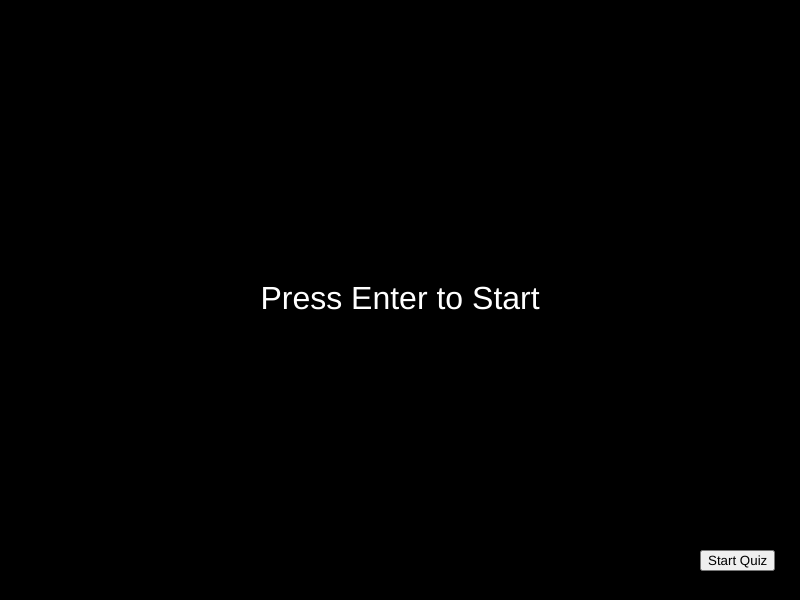
Frame 1 (no input)
Frame 60 (no input): identical to frame 1, image omitted
Frame 120 (the mouse pressed at the canvas centre since frame 60): identical to frame 1, image omitted

The p5.js sketch that drew this single still picture (run headless with seeded random() and noise() and a simulated clock; from frame 60 on, the mouse is pressed at the canvas centre):

// p5.js sketch
// ── sketch.js
// Define global variables
let spacecraft;
let planets = [];
let currentPlanet;
let gameStarted = false;
let points = 0;
let totalPlanets = 0;
let quizMode = false;
let quizAnswered = false;
let userAnswer = "";
let quizStarted = false;


let storyTexts = [
  "Welcome to the Space Exploration Game!",
  "You are on a mission to explore distant planets.",
  "Your spacecraft is equipped with advanced technology.",
  "Use the arrow keys to navigate through space.",
  "Visit planets to earn points and learn interesting facts.",
  // Add more story texts as needed
];

let currentStoryIndex = 0;
let textTimer = 0;
const textDuration = 2000; // Time duration for each piece of text in milliseconds

let startQuizButton; // ADDED: New button for starting the quiz

function setup() {
  createCanvas(800, 600);
  // Initialize your game elements
  spacecraft = new Spacecraft();
  planets.push(new Planet(
    "Earth",
    color(0, 255, 0),
    100,
    200,
    "Home planet of humans.",
    generateMultipleChoiceQuestion("What is the third planet from the Sun?", ["Venus", "Earth", "Mars"], 1),
    "Earth"
  ));
  planets.push(new Planet(
    "Mars",
    color(255, 0, 0),
    500,
    400,
    "Known as the Red Planet.",
    generateMultipleChoiceQuestion("Which planet is known as the 'Red Planet'?", ["Earth", "Mars", "Jupiter"], 1),
    "Mars"
  ));
  planets.push(new Planet(
    "Jupiter",
    color(255, 255, 0),
    300,
    100,
    "Largest planet in our solar system.",
    generateMultipleChoiceQuestion("Which planet is the largest in our solar system?", ["Saturn", "Jupiter", "Neptune"], 2),
    "Jupiter"
  ));
  planets.push(new Planet(
    "Saturn",
    color(255, 165, 0),
    700,
    300,
    "Known for its stunning ring system.",
    generateMultipleChoiceQuestion("Which planet is known for its stunning ring system?", ["Saturn", "Uranus", "Mars"], 1),
    "Saturn"
  ));
  // Add more planets as needed
  totalPlanets = planets.length;
  currentPlanet = planets[0];

  // ADDED: Create the "Start Quiz" button
  startQuizButton = createButton('Start Quiz');
  startQuizButton.position(width - 100, height - 50);
  startQuizButton.mousePressed(startQuiz);
}

function draw() {
  background(0);

  if (gameStarted && !quizStarted) { // Check if the game is started but quiz hasn't started
    // Update and display game elements
    spacecraft.update();
    spacecraft.display();

    // Display current story text
    fill(255);
    textSize(18);
    textAlign(LEFT, TOP);
    text(storyTexts[currentStoryIndex], 20, 20);

    // Display points count while visiting planets
    text(`Points: ${points} out of ${totalPlanets}`, 20, 50);

    // Display planets
    for (let planet of planets) {
      planet.display();
    }

    // Check if the user has visited all planets
    if (points === totalPlanets && !quizMode) {
      startQuizButton.show();
    }

    // Check if the text timer has elapsed, and move to the next piece of text
    if (millis() - textTimer > textDuration) {
      currentStoryIndex++;
      textTimer = millis();
    }
  } else if (quizStarted) { // Check if the quiz has started
    // Display quiz question
    fill(255);
    textSize(18);
    textAlign(LEFT, TOP);
    text(currentPlanet.quizQuestion, 20, height - 140);

    // Display answer choices
    let choices = currentPlanet.answerChoices;
    for (let i = 0; i < choices.length; i++) {
      text(`${i + 1}. ${choices[i]}`, 20, height - 100 + i * 30);
    }

    // Display user input
    text("Your Answer: " + userAnswer, 20, height - 50);
  } else { // Display game start message
    fill(255);
    textSize(32);
    textAlign(CENTER, CENTER);
    text("Press Enter to Start", width / 2, height / 2);
  }
}


function keyPressed() {
  if (keyCode === ENTER && !gameStarted) {
    gameStarted = true;
    spacecraft.setGameStarted(true); // Set gameStarted to true for the spacecraft
    currentStoryIndex++;
    textTimer = millis(); // Start the text timer
  } else if (keyCode === ENTER && quizMode && !quizAnswered) {
    // Check the user's answer when Enter is pressed during the quiz
    checkAnswer();
  } else if (keyCode === BACKSPACE && quizMode && !quizAnswered) {
    // Allow the user to delete the last character in their answer
    userAnswer = userAnswer.slice(0, -1);
  }
}

function keyTyped() {
  if (quizMode && !quizAnswered) {
    // Append the typed character to the user's answer
    userAnswer += key;
  }
}

// Define your Spacecraft class
class Spacecraft {
  constructor() {
    this.x = width / 2;
    this.y = height / 2;
    this.speed = 8; // Increased speed
    this.gameStarted = false; // New property to track game state
  }

  update() {
    // Check if the game has started before allowing the spacecraft to move
    if (this.gameStarted) {
      // Implement spacecraft movement logic
      if (keyIsDown(LEFT_ARROW)) {
        this.x -= this.speed;
      }
      if (keyIsDown(RIGHT_ARROW)) {
        this.x += this.speed;
      }
      if (keyIsDown(UP_ARROW)) {
        this.y -= this.speed;
      }
      if (keyIsDown(DOWN_ARROW)) {
        this.y += this.speed;
      }

      // Check if spacecraft reaches a planet
      for (let planet of planets) {
        if (dist(this.x, this.y, planet.x, planet.y) < 100 && currentPlanet !== planet) {
          currentPlanet = planet;
          if (!planet.visited) {
            points++;
            planet.visited = true;
            displayFact(planet.fact);
          }
        }
      }
    }
  }

  display() {
    // Implement spacecraft drawing logic
    fill(255);
    ellipse(this.x, this.y, 30, 30);
  }

  // Add a new method to set the gameStarted property
  setGameStarted(value) {
    this.gameStarted = value;
  }
}

// Define your Planet class
class Planet {
  constructor(name, col, x, y, fact, quizQuestion, correctAnswer) {
    this.name = name;
    this.color = col;
    this.x = x;
    this.y = y;
    this.fact = fact;
    this.quizQuestion = quizQuestion;
    this.correctAnswer = correctAnswer.toLowerCase(); // Convert to lowercase for case-insensitive comparison
    this.answerChoices = generateShuffledChoices([correctAnswer, ...generateIncorrectAnswers(2, name)]);
    this.visited = false;
  }

  display() {
    // Implement planet drawing logic
    fill(this.color);
    ellipse(this.x, this.y, 100, 100);

    fill(255);
    textSize(16);
    textAlign(CENTER, CENTER);
    text(this.name, this.x, this.y);
  }
}

function displayFact(fact) {
  // Display the fact about the current planet
  storyTexts.push(`You earned a point! ${fact}`);
}

function startQuiz() {
  // Hide all elements except the quiz
  gameStarted = false;
  startQuizButton.hide();
  storyTexts = []; // Clear existing story texts

  // Display quiz introduction
  storyTexts.push("Congratulations! You've visited all planets and earned points.");
  storyTexts.push("Now, it's time for a quiz. Use the number keys to select your answer.");
  storyTexts.push("Press Enter to submit your answer.");
  storyTexts.push(currentPlanet.quizQuestion);

  quizMode = true; // Start the quiz
  quizStarted = true; // Set quizStarted to true
}


function checkAnswer() {
  quizAnswered = true;
  let selectedChoice = parseInt(userAnswer) - 1; // Convert to zero-based index
  if (!isNaN(selectedChoice) && selectedChoice >= 0 && selectedChoice < currentPlanet.answerChoices.length) {
    if (currentPlanet.answerChoices[selectedChoice].toLowerCase() === currentPlanet.correctAnswer) {
      points++; // Correct answer earns a point
      storyTexts.push("Correct! You earned another point!");
    } else {
      storyTexts.push(`Incorrect. The correct answer is "${currentPlanet.correctAnswer}".`);
    }
    storyTexts.push(`You now have ${points} points.`);
  } else {
    storyTexts.push("Invalid choice. Please use the number keys to select your answer.");
  }
  userAnswer = ""; // Reset user's answer
}

function generateMultipleChoiceQuestion(question, choices, correctIndex) {
  let shuffledChoices = generateShuffledChoices(choices);
  let correctAnswer = shuffledChoices[correctIndex - 1];
  return `${question} (${shuffledChoices.join(", ")})`;
}

function generateShuffledChoices(choices) {
  let shuffled = choices.slice();
  for (let i = shuffled.length - 1; i > 0; i--) {
    const j = Math.floor(Math.random() * (i + 1));
    [shuffled[i], shuffled[j]] = [shuffled[j], shuffled[i]];
  }
  return shuffled;
}

function generateIncorrectAnswers(count, currentPlanetName) {
  // Generate random incorrect answers for the quiz, using names of other planets
  let incorrectAnswers = [];
  for (let i = 0; i < count; i++) {
    let randomPlanetName;
    do {
      randomPlanetName = getRandomPlanetName();
    } while (randomPlanetName === currentPlanetName);

    incorrectAnswers.push(randomPlanetName);
  }
  return incorrectAnswers;
}

function getRandomPlanetName() {
  // Return a random planet name
  const planetNames = ["Mercury", "Venus", "Earth", "Mars", "Jupiter", "Saturn", "Uranus", "Neptune"];
  return planetNames[Math.floor(Math.random() * planetNames.length)];
}

// ── first_website.html
<!DOCTYPE html>
<html lang="en">

<head>
    <meta charset="UTF-8">
    <meta name="viewport" content="width=device-width, initial-scale=1.0">
    <title>Leena Project B</title>
    <style>
        body {
            text-align: center;
            background-color: #f0f0f0;
            color: #333;
            font-size: 1.2em;
            margin: 0;
            padding: 0;
            display: flex;
            flex-direction: column;
            align-items: center;
            justify-content: center;
            height: 100vh;
        }

        h1 {
            color: #0066cc;
        }

        a {
            color: #009900;
            font-size: 1.5em;
            text-decoration: none;
            border-bottom: 2px solid #009900;
        }

        a:hover {
            color: #004080;
            border-bottom: 2px solid #004080;
        }
    </style>
</head>

<body>
    <h1>Instructions to play game: Once game starts wait for all story text to show then travel to planet with arrows then click on it to earn a point. </h1>
    <p>Click the link below to play the game:</p>
    <a href="second_website.html">Play Game</a>
</body>

</html>

// ── game.html
<!DOCTYPE html>
<html lang="en">
<head>
  <meta charset="UTF-8">
  <meta name="viewport" content="width=device-width, initial-scale=1.0">
  <title>Planet Exploration Game</title>
  <link rel="stylesheet" href="style.css">
  <style>
    body {
      margin: 0;
      padding: 0;
      overflow: hidden;
      background: url('space-background.jpg') no-repeat center center fixed;
      background-size: cover;
    }

    #header {
      text-align: center;
      color: #fff;
      background-color: #333;
      padding: 20px;
      margin-bottom: 20px;
    }

    #game-container {
      display: flex;
      justify-content: center;
      align-items: center;
      height: 100vh; /* Set to 100% of the viewport height */
    }

    #footer {
      position: fixed;
      bottom: 0;
      left: 0;
      width: 100%;
      text-align: center;
      color: #fff;
      background-color: #333;
      padding: 10px;
    }

    #footer a {
      color: #fff; /* Set the link color to white */
      text-decoration: underline; /* Add an underline for better visibility */
      font-weight: bold; /* Make the text bold for better visibility */
      font-size: 18px; /* Adjust the font size as needed */
    }
  </style>
</head>
<body>
  <div id="header">
    <h1>Planet Exploration Game</h1>
  </div>
  <div id="game-container">
    <!-- The canvas where your p5.js sketch will be rendered -->
    <script src="https://cdnjs.cloudflare.com/ajax/libs/p5.js/1.4.0/p5.js"></script>
    <!-- Ensure p5.js is loaded before your sketch.js -->
    <script src="sketch.js"></script>
  </div>
  <div id="footer">
    <a href="index.html">Return To Game Description</a>
    <p>Footer Content</p>
  </div>
</body>
</html>


// ── htmlcode.html
<!DOCTYPE html>
<html lang="en">
<head>
  <meta charset="UTF-8">
  <meta name="viewport" content="width=device-width, initial-scale=1.0">
  <title>Project B Website</title>
  <link rel="stylesheet" href="styles.css">
</head>
<body>

  <div id="header">
    <h1>Project B</h1>
  </div>

  <div id="main-content">
    <div id="left-sidebar">
      <p>Left Sidebar Content</p>
    </div>

    <div id="main-section">
      <p>Main Section Content</p>
    </div>

    <div id="right-sidebar">
      <p>Right Sidebar Content</p>
    </div>
  </div>

  <div id="footer">
    <p>Footer Content</p>
  </div>

</body>
</html>
<!-- ... (previous HTML code) -->

<div id="left-sidebar">
    <h2>Explore</h2>
    <ul>
      <li><a href="#">Home</a></li>
      <li><a href="#">About</a></li>
      <li><a href="#">Contact</a></li>
    </ul>
  </div>

  <div id="main-section">
    <h2>Welcome to Project B</h2>
    <p>This is the main content area. Add more text, images, and styles here.</p>
    <img src="image.jpg" alt="Project B Image">
  </div>

  <div id="right-sidebar">
    <h2>Latest News</h2>
    <p>Stay updated with the latest news from Project B.</p>
  </div>

<!-- ... (remaining HTML code) -->
<!-- ... (previous HTML code) -->

<div id="main-section">
    <h2>Welcome to Project B</h2>
    <p>This is the main content area. Add more text, images, and styles here.</p>
    <img src="image.jpg" alt="Project B Image">
    <script src="sketch.js"></script>
  </div>

<!-- ... (remaining HTML code) -->

// ── index1.html
<!DOCTYPE html>
<html lang="en">

<head>
    <meta charset="UTF-8">
    <meta name="viewport" content="width=device-width, initial-scale=1.0">
    <title>Leena Project B</title>
</head>

<body>
    <h1>Welcome to Leena Project B</h1>
    <p>Click the link below:</p>
    <a href="second_website.html">Leena Project B</a>
</body>

</html>

// ── second_website.html
<!DOCTYPE html>
<html lang="en">
<head>
  <meta charset="UTF-8">
  <meta name="viewport" content="width=device-width, initial-scale=1.0">
  <title>p5.js Sketch</title>
  <link rel="stylesheet" href="styles.css">
</head>
<body>
  <script src="https://cdnjs.cloudflare.com/ajax/libs/p5.js/1.4.0/p5.js"></script>
  <script src="sketch.js"></script>
</body>
</html>

// ── startpage.html
<!DOCTYPE html>
<html lang="en">

<head>
    <meta charset="UTF-8">
    <meta name="viewport" content="width=device-width, initial-scale=1.0">
    <title>Leena Project B</title>
</head>

<body>
    <h1>Welcome to Leena Project B</h1>
    <p>Click the link below to play:</p>
    <a href="https://sketch.ps" target="_blank">Leena Project B</a>
</body>

</html>

// ── styles.css
/* style.css */
body {
    margin: 0;
    font-family: 'Arial', sans-serif;
    background-color: #001f3f; /* Dark blue background */
    color: #fff; /* White text */
  }
  
  #header {
    background-color: #111; /* Dark grey header background */
    color: #fff;
    text-align: center;
    padding: 10px;
  }
  
  #main-content {
    display: flex;
    justify-content: space-between;
    padding: 20px;
  }
  
  #left-sidebar, #right-sidebar {
    width: 20%;
    background-color: #001f3f; /* Dark blue sidebar background */
    padding: 10px;
  }
  
  #main-section {
    width: 60%;
  }
  
  #footer {
    background-color: #111;
    color: #fff;
    text-align: center;
    padding: 10px;
  }
  
  ul {
    list-style-type: none;
    padding: 0;
  }
  
  li {
    margin-bottom: 10px;
  }
  
  a {
    text-decoration: none;
    color: #fff;
  }
  
  a:hover {
    color: #0074cc; /* Light blue on hover */
  }
  
  /* Additional Styles for Space Theme */
  #header, #footer, #left-sidebar, #right-sidebar {
    border-bottom: 1px solid #0074cc; /* Light blue border */
  }
  
  #main-content {
    border-top: 1px solid #0074cc; /* Light blue border */
  }
  
  #main-section {
    background-color: #001f3f; /* Dark blue background */
    padding: 20px;
    border-radius: 10px;
    box-shadow: 0 0 10px rgba(255, 255, 255, 0.5); /* White box shadow */
  }
  
  #main-section img {
    max-width: 100%;
    height: auto;
    border-radius: 10px;
  }
  
  #game-container {
    display: flex;
    justify-content: center;
    align-items: center;
    height: 70vh; /* Adjust as needed */
  }
  
  #game-container canvas {
    border-radius: 10px;
  }
  
